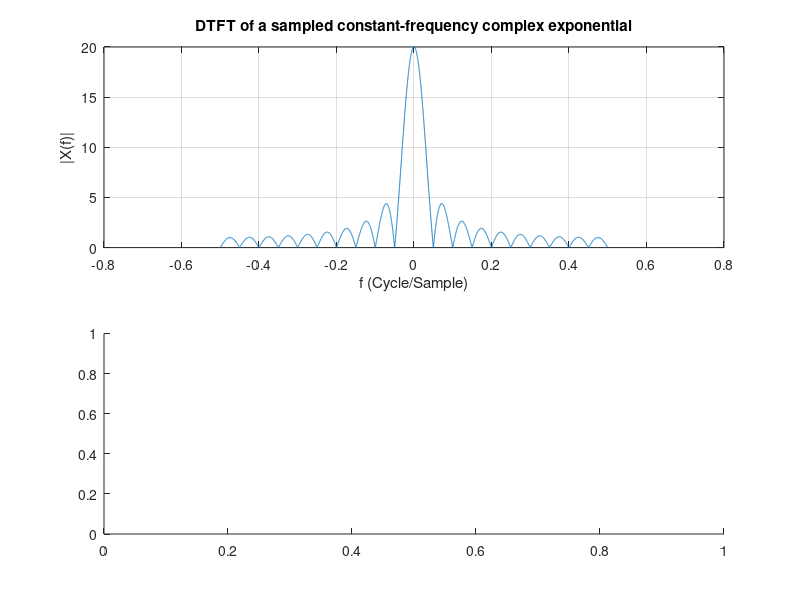

The MATLAB script that drew this image: (Note: this script raises an error after producing the figure.)
clear; clc; close all;
%%
f0 = 0;
N = 20;

fLimit = 0.5;
f = linspace(-fLimit,fLimit,10001);

X = zeros(length(f),1);

for i = 1:length(f)
    if sin(pi*(f(i)-f0)) == 0
        X(i) = N;
    else
        X(i) = abs( sin(N*pi*(f(i)-f0))/sin(pi*(f(i)-f0)) );
    end
end

figure(1)
subplot(2,1,1)
plot(f, X);
xlabel('f (Cycle/Sample)')
ylabel('|X(f)|')
title('DTFT of a sampled constant-frequency complex exponential')
grid on

subplot(2,1,2)
plot(f, db(X/max(X)));
% asinc function  first sidelobe peak 
hline(-13.19, 'r:')
text(-fLimit,-13.19 + 1.5,'-13.19 dB', 'Color', 'red')
ylim([-40 0])
xlabel('f (Cycle/Sample)')
ylabel('|X(f)|')
title('DTFT of a sampled constant-frequency complex exponential')
grid on